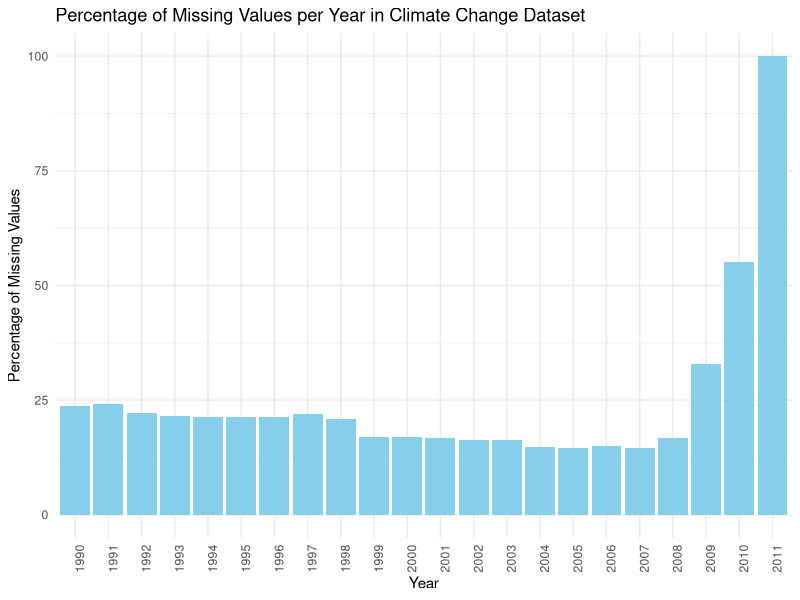
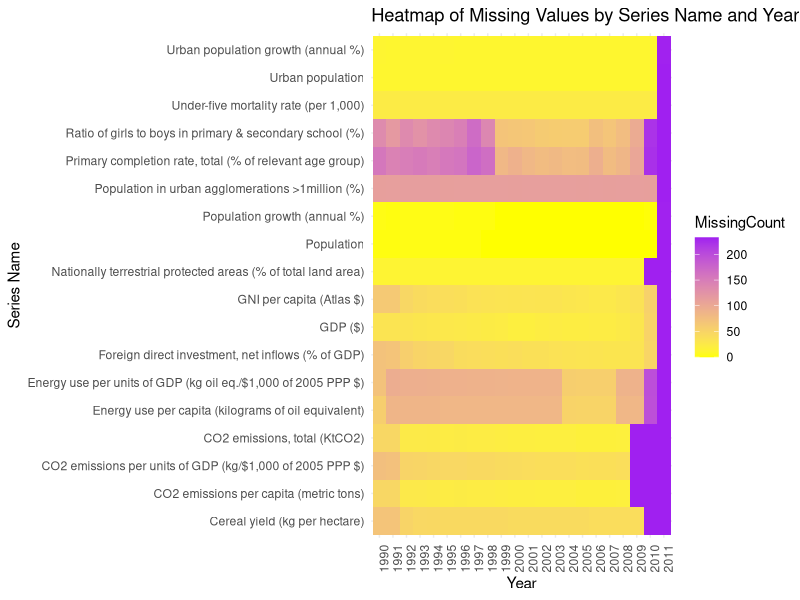
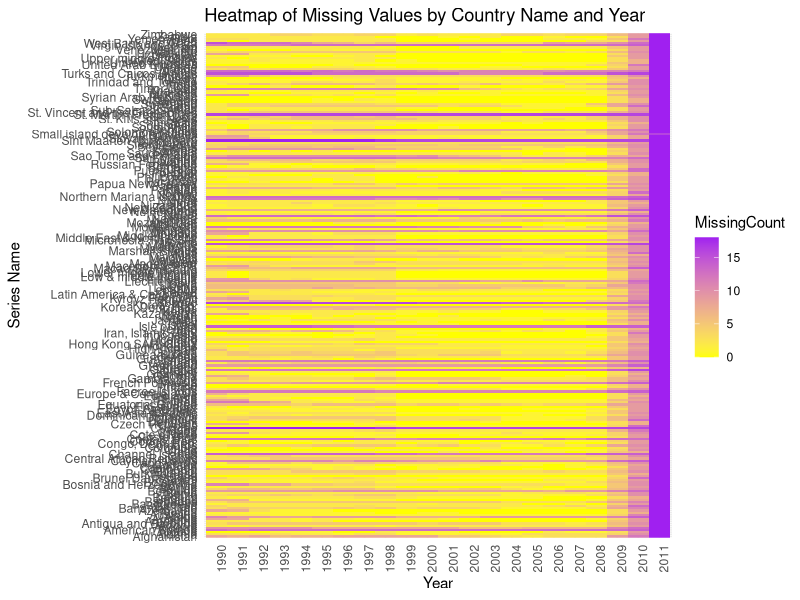
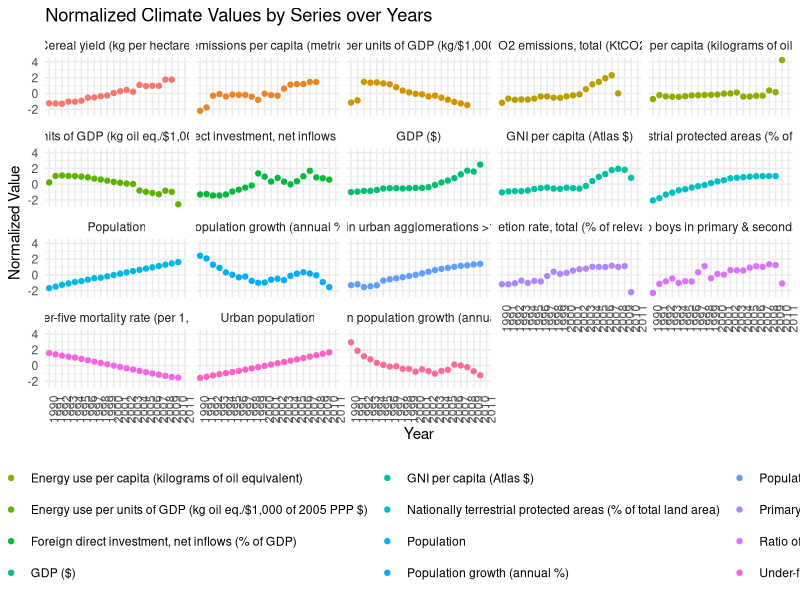
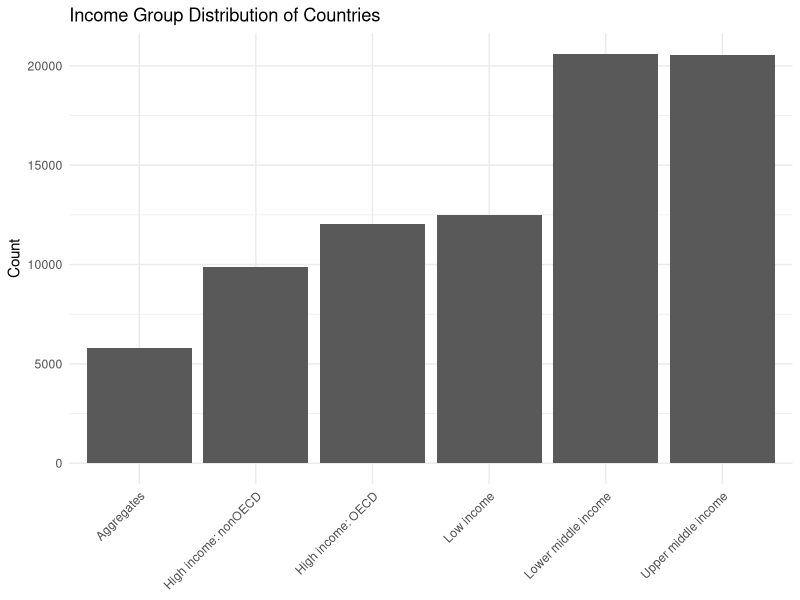
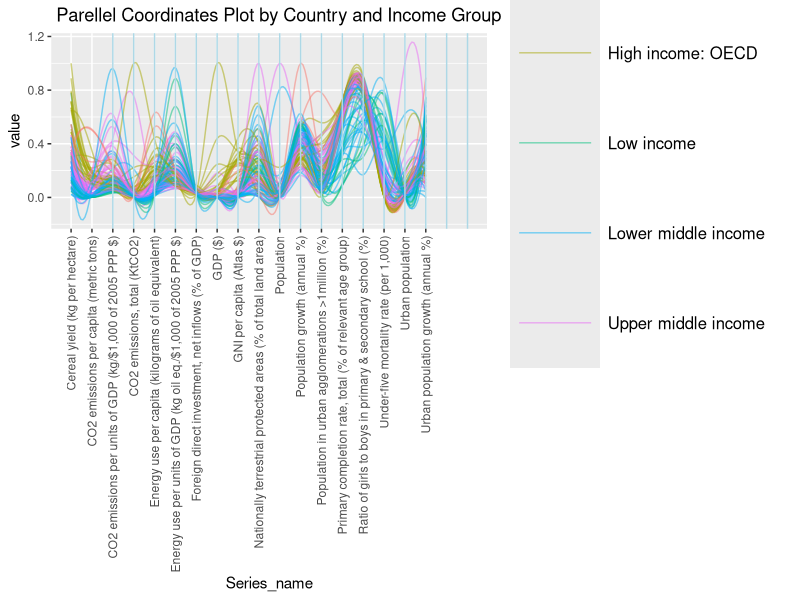
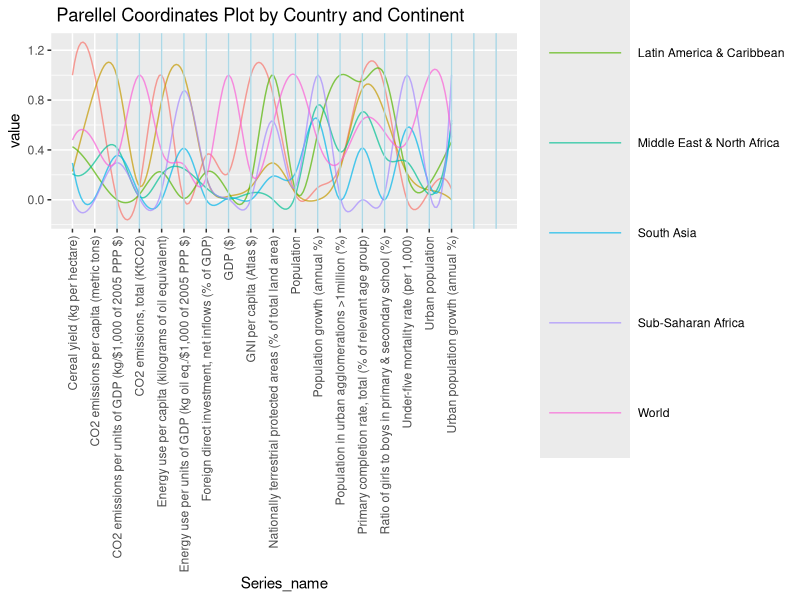
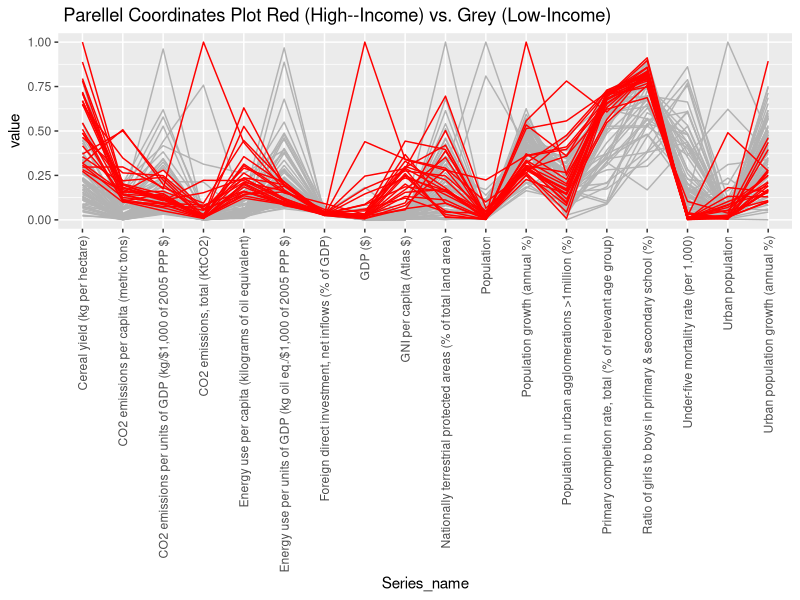

Reproduce these figures in R, in order.
## ---- chunk 1
knitr::opts_chunk$set(echo = TRUE)
library(GGally) # Make sure this line is here to load GGally
library(readr)
library(dplyr)
library(tidyverse)
## ---- chunk 2
library(readr)
data <- read_csv("data/cleaned_and_ready/data_cleaned.csv")
library(dplyr)
library(tidyverse)

data <- data %>%
  select(-SCALE, -Decimals, -Income_group)
# Drop non-year columns
data_simplified <- data[, 5:ncol(data)]

# Convert the Year columns to character type
data_simplified <- data_simplified %>%
  mutate(across(starts_with("20") | starts_with("19"), as.character))

# Convert data to a long format
data_long <- pivot_longer(data_simplified, cols = everything(), names_to = "Year", values_to = "Value")

# Calculate the total number of entries for each year
total_values <- data_long %>%
                group_by(Year) %>%
                summarise(Total = n())

# Count the missing values for each year
missing_values <- data_long %>%
                  group_by(Year) %>%
                  summarise(Missing = sum(is.na(Value)))

# Join the dataframes to calculate the percentage
percentage_missing <- left_join(missing_values, total_values, by = "Year") %>%
                      mutate(Percentage = (Missing / Total) * 100)

# Create a bar plot for the percentage of missing values
ggplot(percentage_missing, aes(x = Year, y = Percentage)) +
  geom_bar(stat = "identity", fill = "skyblue") +
  theme_minimal() +
  theme(axis.text.x = element_text(angle = 90, hjust = 1)) +
  labs(title = "Percentage of Missing Values per Year in Climate Change Dataset",
       x = "Year",
       y = "Percentage of Missing Values")
## ---- chunk 3

# Select only the 'Series name' and year columns for analysis
data_simplified <- data[, c("Series_name", names(data)[5:ncol(data)])] # Adjust if needed

# Convert data to a long format
data_long <- pivot_longer(data_simplified, cols = -Series_name, names_to = "Year", values_to = "Value")

# Create a new column to indicate missing values (1 if missing, 0 if not)
data_long$IsMissing <- as.integer(is.na(data_long$Value))

# Aggregate the data to count missing values for each 'Series name' and 'Year'
missing_values_count <- data_long %>%
                        group_by(Series_name, Year) %>%
                        summarise(MissingCount = sum(IsMissing)) %>%
                        ungroup()

# Create a heatmap
ggplot(missing_values_count, aes(x = Year, y = Series_name, fill = MissingCount)) +
  geom_tile() +
  scale_fill_gradient(low = "yellow", high = "purple") +
  theme_minimal() +
  theme(axis.text.x = element_text(angle = 90, hjust = 1), axis.text.y = element_text(angle = 0, hjust = 1)) +
  labs(title = "Heatmap of Missing Values by Series Name and Year",
       x = "Year",
       y = "Series Name")

## ---- chunk 4
# Load necessary libraries
library(tidyverse)

# Select only the 'Country name' and year columns for analysis
data_simplified <- data[, c("Country_name", names(data)[5:ncol(data)])] # Adjust if needed

# Convert data to a long format
data_long <- pivot_longer(data_simplified, cols = -Country_name, names_to = "Year", values_to = "Value")

# Create a new column to indicate missing values (1 if missing, 0 if not)
data_long$IsMissing <- as.integer(is.na(data_long$Value))

# Aggregate the data to count missing values for each 'Series name' and 'Year'
missing_values_count <- data_long %>%
                        group_by(Country_name, Year) %>%
                        summarise(MissingCount = sum(IsMissing)) %>%
                        ungroup()

# Create a heatmap
ggplot(missing_values_count, aes(x = Year, y = Country_name, fill = MissingCount)) +
  geom_tile() +
  scale_fill_gradient(low = "yellow", high = "purple") +
  theme_minimal() +
  theme(axis.text.x = element_text(angle = 90, hjust = 1), axis.text.y = element_text(angle = 0, hjust = 1)) +
  labs(title = "Heatmap of Missing Values by Country Name and Year",
       x = "Year",
       y = "Series Name")

## ---- chunk 5
library(ggplot2)
library(dplyr)
library(tidyr)

filtered_data <- data 
# Rename columns if necessary
names(filtered_data)[names(filtered_data) == "Country name"] <- "Country_name"
names(filtered_data)[names(filtered_data) == "Series name"] <- "Series_name"

long_data <- pivot_longer(filtered_data, 
                          cols = starts_with("19") | starts_with("20"), 
                          names_to = "Year", 
                          values_to = "Value")
aggregated_data <- long_data %>%
    group_by(Series_name, Year) %>%
    summarise(Avg_Value = mean(Value, na.rm = TRUE))

# Normalize the data by Series_name
normalized_data <- aggregated_data %>%
    group_by(Series_name) %>%
    mutate(Normalized_Value = scale(Avg_Value))




ggplot(normalized_data, aes(x = Year, y = Normalized_Value, color = Series_name)) + 
    geom_point() + 
    facet_wrap(~ Series_name) + 
    theme_minimal() + 
    labs(title = "Normalized Climate Values by Series over Years", 
         x = "Year", 
         y = "Normalized Value") + 
    theme(axis.text.x = element_text(angle = 90, hjust = 1),
          legend.position = "bottom")

## ---- chunk 6
library(readr)
data <- read_csv("data/cleaned_and_ready/data_cleaned.csv")
library(dplyr)
library(tidyverse)
#same as before but with Income Group
data <- data %>%
  select(-SCALE, -Decimals)

impute_data <- data 
impute_data$MeanValue <- rowMeans(impute_data[, 5:26], na.rm = TRUE)
impute_data <- impute_data[!is.na(impute_data$MeanValue), ]
impute_data <- impute_data %>%
  mutate(across(`1990`:`2011`, ~ifelse(is.na(.), MeanValue, .)))
#impute_data <- impute_data %>%
#  select(-MeanValue)

# Convert data to long format and adjust types
long_data <- impute_data %>%
  pivot_longer(cols = starts_with("19") | starts_with("20"), names_to = "Year", values_to = "Value") %>%
  mutate(Year = as.integer(Year), Income_group = as.factor(Income_group))
# Bar plot for income group distribution
ggplot(long_data, aes(x = Income_group)) +
  geom_bar() +
  theme_minimal() +
  theme(
    axis.text.x = element_text(angle = 45, hjust = 1),  # Rotate x-axis labels by 45 degrees
    axis.title.x = element_blank(),  # Remove x-axis label
  ) +
  labs(title = "Income Group Distribution of Countries", x = "Income Group", y = "Count")
## ---- chunk 7
library(readr)
data <- read_csv("data/cleaned_and_ready/data_cleaned.csv")
library(dplyr)
library(tidyverse)
#same as before but with Income Group
data <- data %>%
  select(-SCALE, -Decimals)

impute_data <- data 
impute_data$MeanValue <- rowMeans(impute_data[, 5:26], na.rm = TRUE)
impute_data <- impute_data[!is.na(impute_data$MeanValue), ]
impute_data <- impute_data %>%
  mutate(across(`1990`:`2011`, ~ifelse(is.na(.), MeanValue, .)))
impute_data <- impute_data %>%
select(-MeanValue)

# Convert data to long format and adjust types
long_data <- impute_data %>%
  pivot_longer(cols = starts_with("19") | starts_with("20"), names_to = "Year", values_to = "Value") %>%
  mutate(Year = as.integer(Year), Income_group = as.factor(Income_group))

# Group by 'Country_name' and 'Series_name', and calculate the average 'Value'
averaged_data <- long_data %>%
  group_by(Country_name, Income_group, Series_name) %>%
  summarise(Average_Value = mean(Value, na.rm = TRUE))

wide_data <- averaged_data %>%
              group_by(Country_name, Income_group) %>%
              spread(key = Series_name, value = Average_Value)

wide_data <- wide_data %>%
  filter(Income_group != "Aggregates")

#wide_data <- wide_data[-(1:15),]
# Plotting the parallel coordinates plot
ggparcoord(wide_data, columns = 3:20, alphaLines = .5,
           scale = "uniminmax", splineFactor = 10, groupColumn = 2) + 
  geom_vline(xintercept = 3:20, color = "lightblue") + 
  theme(
    axis.text.x = element_text(angle = 90, vjust = 0.5, hjust = 1),
    legend.text = element_text(size = 12), # Increase the text size of legend items
    legend.key.size = unit(4.5, 'lines')  # Increase the size of the legend keys
  )  +
  labs(
    x = "Series_name",  # Add your x-axis title here
    title = " Parellel Coordinates Plot by Country and Income Group"
  )
## ---- chunk 8
library(readr)
data <- read_csv("data/cleaned_and_ready/data_cleaned.csv")
library(dplyr)
library(tidyverse)
#same as before but with Income Group
data <- data %>%
  select(-SCALE, -Decimals)

impute_data <- data 
impute_data$MeanValue <- rowMeans(impute_data[, 5:26], na.rm = TRUE)
impute_data <- impute_data[!is.na(impute_data$MeanValue), ]
impute_data <- impute_data %>%
  mutate(across(`1990`:`2011`, ~ifelse(is.na(.), MeanValue, .)))
impute_data <- impute_data %>%
select(-MeanValue)

# Convert data to long format and adjust types
long_data <- impute_data %>%
  pivot_longer(cols = starts_with("19") | starts_with("20"), names_to = "Year", values_to = "Value") %>%
  mutate(Year = as.integer(Year), Income_group = as.factor(Income_group))

# Group by 'Country_name' and 'Series_name', and calculate the average 'Value'
averaged_data <- long_data %>%
  group_by(Country_name, Income_group, Series_name) %>%
  summarise(Average_Value = mean(Value, na.rm = TRUE))

wide_data <- averaged_data %>%
              group_by(Country_name, Income_group) %>%
              spread(key = Series_name, value = Average_Value)

wide_data <- wide_data %>%
  filter(Income_group == "Aggregates") %>%
    filter(!grepl("income", Country_name, ignore.case = TRUE))


#wide_data <- wide_data[-(1:15),]
# Plotting the parallel coordinates plot
ggparcoord(wide_data, columns = 3:20, alphaLines = .7,
           scale = "uniminmax", splineFactor = 10, groupColumn = 1) + 
  geom_vline(xintercept = 3:20, color = "lightblue") + 
  theme(axis.text.x = element_text(angle = 90, vjust = 0.5, hjust = 1),
      legend.key.size = unit(4.5, 'lines'))  +
  labs(
    x = "Series_name",  
    title = " Parellel Coordinates Plot by Country and Continent"
  ) +
   guides(color = guide_legend(title = "Continent"))


## ---- chunk 9
library(readr)
data <- read_csv("data/cleaned_and_ready/data_cleaned.csv")
library(dplyr)
library(tidyverse)
#same as before but with Income Group
data <- data %>%
  select(-SCALE, -Decimals)

impute_data <- data 
impute_data$MeanValue <- rowMeans(impute_data[, 5:26], na.rm = TRUE)
impute_data <- impute_data[!is.na(impute_data$MeanValue), ]
impute_data <- impute_data %>%
  mutate(across(`1990`:`2011`, ~ifelse(is.na(.), MeanValue, .)))
impute_data <- impute_data %>%
select(-MeanValue)

# Convert data to long format and adjust types
long_data <- impute_data %>%
  pivot_longer(cols = starts_with("19") | starts_with("20"), names_to = "Year", values_to = "Value") %>%
  mutate(Year = as.integer(Year), Income_group = as.factor(Income_group))

# Group by 'Country_name' and 'Series_name', and calculate the average 'Value'
averaged_data <- long_data %>%
  group_by(Country_name, Income_group, Series_name) %>%
  summarise(Average_Value = mean(Value, na.rm = TRUE))

wide_data <- averaged_data %>%
              group_by(Country_name, Income_group) %>%
              spread(key = Series_name, value = Average_Value)

wide_data <- wide_data %>%
  filter(Income_group != "Aggregates")


wide_data <- wide_data %>%
  mutate(color = factor(ifelse(grepl("High", Income_group, ignore.case = TRUE), 1, 0))) %>%
  arrange(color)
# Use ggparcoord with the 'color' column
ggparcoord(wide_data, columns = 3:20, groupColumn = "color", scale = "uniminmax") +
  scale_color_manual(values = c("grey70", "red")) +
  guides(color = FALSE) +
  theme(
    axis.text.x = element_text(angle = 90, vjust = 0.5, hjust = 1)  # Make x-axis labels vertical
  ) + labs(
    x = "Series_name",  
    title = " Parellel Coordinates Plot Red (High--Income) vs. Grey (Low-Income)"
  ) 
## ---- chunk 10
library(readr)
library(dplyr)
library(ggplot2)

# Load your data here
# wide_data <- read_csv("path_to_your_data.csv")

# Select only the relevant columns for the plot
plot_data <- wide_data %>%
  select(Country_name, `CO2 emissions per capita (metric tons)`, color)

# Create a Cleveland dot plot for "CO2 emissions per capita (metric tons)"
ggplot(plot_data, aes(x = `CO2 emissions per capita (metric tons)`, y = Country_name, color = factor(color))) +
  geom_point(size = 3) +  # Increase the size of the dots
  scale_color_manual(values = c("0" = "black", "1" = "red")) +
  theme_minimal() +
  theme(
    axis.text.x = element_text(angle = 90, hjust = 1),
    legend.position = "bottom"
  ) +
  labs(x = "CO2 emissions per capita (metric tons)", y = NULL, color = "Color", title = "Cleveland Dot Plot of CO2 Emissions per Capita")
## ---- chunk 11
library(ggridges)

plot_data = wide_data %>%
  select(Country_name, `CO2 emissions per capita (metric tons)`, Income_group)

# change levels of Income_group to Low and High
plot_data$Income_group <- factor(plot_data$Income_group, levels = c("Low income", "Lower middle income", "Upper middle income", "High income: OECD", "High income: nonOECD"))

# 
ggplot(plot_data, aes(x = `CO2 emissions per capita (metric tons)`, y = Income_group)) +
  geom_density_ridges() +
  theme_ridges() +
  labs(x = "CO2 emissions per capita (metric tons)", y = "Income Group", fill = "Color", title = "Ridge Plot of CO2 Emissions per Capita by Income Group")
## ---- chunk 12
# draw scatterplots of CO2 emissions per capita vs. Energy use per capita for high income nonOECD countries
wide_data %>%
  filter(Income_group == "High income: nonOECD") %>%
  # add a color column to indicate whether the country's CO2 emissions per capita is larger than 40
  mutate(color = ifelse(`CO2 emissions per capita (metric tons)` > 40, "higher_than_40", "lower_than_40")) %>%
  ggplot(aes(x = `Energy use per capita (kilograms of oil equivalent)`, y = `CO2 emissions per capita (metric tons)`, color = factor(color))) +
  geom_point() +
  scale_color_manual(values = c("lower_than_40" = "black", "higher_than_40" = "red")) +
  theme_minimal() +
  theme(
    legend.position = "bottom"
  ) +
  labs(x = "Energy use per capita (kilograms of oil equivalent)", y = "CO2 emissions per capita (metric tons)", color = "Color", title = "Scatterplot of CO2 Emissions per Capita vs. Energy Use per Capita for High Income nonOECD Countries")
## ---- chunk 13
# find out which country has is the country that has the higher than 40 CO2 emissions per capita
wide_data %>%
  filter(Income_group == "High income: nonOECD") %>%
  filter(`CO2 emissions per capita (metric tons)` > 40) %>%
  select(Country_name)

## ---- chunk 14
# draw scatterplots of Energy use per capita vs. CO2 emissions per capita for all countries colored by Income_group
wide_data %>%
  # add a color column to indicate the income group of the country
  mutate(color = Income_group) %>%
  # factor Income_group so that the color is not sorted alphabetically
  mutate(Income_group = factor(Income_group, levels = c("Low income", "Lower middle income", "Upper middle income", "High income: OECD", "High income: nonOECD"))) %>%
  ggplot(aes(x = `Energy use per capita (kilograms of oil equivalent)`, y = `CO2 emissions per capita (metric tons)`, color = factor(Income_group))) +
  geom_point() +
  theme_minimal() +
  theme(
    legend.position = "bottom"
  ) +
  labs(x = "Energy use per capita (kilograms of oil equivalent)", y = "CO2 emissions per capita (metric tons)", color = "Color", title = "Scatterplot of CO2 Emissions per Capita vs. Energy Use per Capita")
## ---- chunk 15
# save wide_data as a csv file
write.csv(wide_data, "data/cleaned_and_ready/wide_data.csv")
